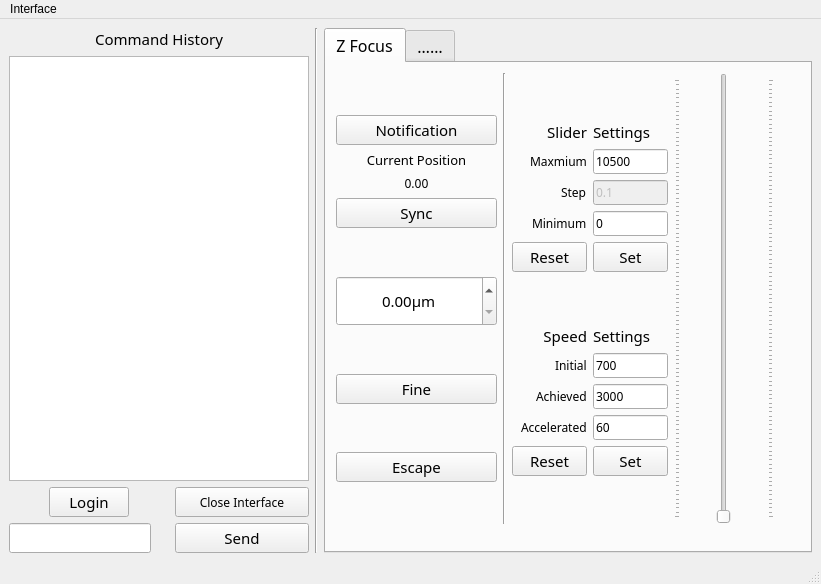
<?xml version="1.0" encoding="UTF-8"?>
<ui version="4.0">
 <class>MainWindow</class>
 <widget class="QMainWindow" name="MainWindow">
  <property name="geometry">
   <rect>
    <x>0</x>
    <y>0</y>
    <width>821</width>
    <height>584</height>
   </rect>
  </property>
  <property name="windowTitle">
   <string>Olympus IX83 Control</string>
  </property>
  <widget class="QWidget" name="centralwidget">
   <layout class="QHBoxLayout" name="horizontalLayout_3">
    <item>
     <layout class="QVBoxLayout" name="verticalLayout">
      <item>
       <widget class="QLabel" name="label">
        <property name="font">
         <font>
          <family>微软雅黑</family>
          <pointsize>11</pointsize>
         </font>
        </property>
        <property name="text">
         <string>Command History</string>
        </property>
        <property name="alignment">
         <set>Qt::AlignCenter</set>
        </property>
       </widget>
      </item>
      <item>
       <widget class="QListWidget" name="listWidget">
        <property name="sizePolicy">
         <sizepolicy hsizetype="Minimum" vsizetype="Expanding">
          <horstretch>0</horstretch>
          <verstretch>0</verstretch>
         </sizepolicy>
        </property>
        <property name="minimumSize">
         <size>
          <width>300</width>
          <height>0</height>
         </size>
        </property>
        <property name="font">
         <font>
          <pointsize>10</pointsize>
         </font>
        </property>
        <property name="sizeAdjustPolicy">
         <enum>QAbstractScrollArea::AdjustToContents</enum>
        </property>
        <property name="autoScroll">
         <bool>true</bool>
        </property>
        <property name="editTriggers">
         <set>QAbstractItemView::NoEditTriggers</set>
        </property>
        <property name="tabKeyNavigation">
         <bool>true</bool>
        </property>
       </widget>
      </item>
      <item>
       <layout class="QGridLayout" name="gridLayout">
        <item row="1" column="0">
         <widget class="QLineEdit" name="cmdLine">
          <property name="sizePolicy">
           <sizepolicy hsizetype="Maximum" vsizetype="Fixed">
            <horstretch>0</horstretch>
            <verstretch>0</verstretch>
           </sizepolicy>
          </property>
          <property name="font">
           <font>
            <family>微软雅黑</family>
            <pointsize>11</pointsize>
           </font>
          </property>
         </widget>
        </item>
        <item row="1" column="1">
         <widget class="QPushButton" name="sendBtn">
          <property name="font">
           <font>
            <family>微软雅黑</family>
            <pointsize>11</pointsize>
           </font>
          </property>
          <property name="text">
           <string>Send</string>
          </property>
          <property name="checkable">
           <bool>false</bool>
          </property>
          <property name="checked">
           <bool>false</bool>
          </property>
          <property name="autoRepeat">
           <bool>false</bool>
          </property>
          <property name="autoExclusive">
           <bool>false</bool>
          </property>
          <property name="autoDefault">
           <bool>false</bool>
          </property>
          <property name="default">
           <bool>false</bool>
          </property>
          <property name="flat">
           <bool>false</bool>
          </property>
         </widget>
        </item>
        <item row="0" column="1">
         <widget class="QPushButton" name="closeBtn">
          <property name="sizePolicy">
           <sizepolicy hsizetype="Minimum" vsizetype="Minimum">
            <horstretch>0</horstretch>
            <verstretch>0</verstretch>
           </sizepolicy>
          </property>
          <property name="font">
           <font>
            <family>微软雅黑</family>
           </font>
          </property>
          <property name="text">
           <string>Close Interface</string>
          </property>
         </widget>
        </item>
        <item row="0" column="0">
         <layout class="QHBoxLayout" name="horizontalLayout_4">
          <item>
           <spacer name="horizontalSpacer">
            <property name="orientation">
             <enum>Qt::Horizontal</enum>
            </property>
            <property name="sizeType">
             <enum>QSizePolicy::Maximum</enum>
            </property>
            <property name="sizeHint" stdset="0">
             <size>
              <width>40</width>
              <height>20</height>
             </size>
            </property>
           </spacer>
          </item>
          <item>
           <widget class="QPushButton" name="loginBtn">
            <property name="sizePolicy">
             <sizepolicy hsizetype="Fixed" vsizetype="Fixed">
              <horstretch>0</horstretch>
              <verstretch>0</verstretch>
             </sizepolicy>
            </property>
            <property name="font">
             <font>
              <family>微软雅黑</family>
              <pointsize>11</pointsize>
             </font>
            </property>
            <property name="text">
             <string>Login</string>
            </property>
           </widget>
          </item>
          <item>
           <spacer name="horizontalSpacer_2">
            <property name="orientation">
             <enum>Qt::Horizontal</enum>
            </property>
            <property name="sizeType">
             <enum>QSizePolicy::Maximum</enum>
            </property>
            <property name="sizeHint" stdset="0">
             <size>
              <width>40</width>
              <height>20</height>
             </size>
            </property>
           </spacer>
          </item>
         </layout>
        </item>
       </layout>
      </item>
     </layout>
    </item>
    <item>
     <widget class="Line" name="line">
      <property name="orientation">
       <enum>Qt::Vertical</enum>
      </property>
     </widget>
    </item>
    <item>
     <widget class="QTabWidget" name="tabWidget">
      <property name="font">
       <font>
        <family>微软雅黑</family>
        <pointsize>12</pointsize>
        <weight>50</weight>
        <bold>false</bold>
       </font>
      </property>
      <property name="currentIndex">
       <number>0</number>
      </property>
      <widget class="QWidget" name="tab">
       <attribute name="title">
        <string>Z Focus</string>
       </attribute>
       <widget class="QWidget" name="horizontalLayoutWidget_2">
        <property name="geometry">
         <rect>
          <x>10</x>
          <y>10</y>
          <width>438</width>
          <height>451</height>
         </rect>
        </property>
        <layout class="QHBoxLayout" name="horizontalLayout_2">
         <item>
          <layout class="QVBoxLayout" name="verticalLayout_2">
           <item>
            <spacer name="verticalSpacer">
             <property name="orientation">
              <enum>Qt::Vertical</enum>
             </property>
             <property name="sizeHint" stdset="0">
              <size>
               <width>20</width>
               <height>40</height>
              </size>
             </property>
            </spacer>
           </item>
           <item>
            <widget class="QPushButton" name="NFPBtn">
             <property name="font">
              <font>
               <pointsize>11</pointsize>
              </font>
             </property>
             <property name="statusTip">
              <string>Enable fFoucs position active notification to see current position. </string>
             </property>
             <property name="text">
              <string>Notification</string>
             </property>
             <property name="checkable">
              <bool>true</bool>
             </property>
            </widget>
           </item>
           <item>
            <widget class="QLabel" name="label_6">
             <property name="font">
              <font>
               <pointsize>10</pointsize>
              </font>
             </property>
             <property name="text">
              <string>Current Position</string>
             </property>
             <property name="alignment">
              <set>Qt::AlignCenter</set>
             </property>
             <property name="wordWrap">
              <bool>true</bool>
             </property>
            </widget>
           </item>
           <item>
            <widget class="QLabel" name="cvLabel">
             <property name="font">
              <font>
               <pointsize>9</pointsize>
              </font>
             </property>
             <property name="statusTip">
              <string>unit: μm</string>
             </property>
             <property name="text">
              <string>0.00</string>
             </property>
             <property name="alignment">
              <set>Qt::AlignCenter</set>
             </property>
            </widget>
           </item>
           <item>
            <widget class="QPushButton" name="syncBtn">
             <property name="font">
              <font>
               <pointsize>11</pointsize>
              </font>
             </property>
             <property name="statusTip">
              <string>Sync spinbox and slider with current position.</string>
             </property>
             <property name="text">
              <string>Sync</string>
             </property>
            </widget>
           </item>
           <item>
            <spacer name="verticalSpacer_7">
             <property name="orientation">
              <enum>Qt::Vertical</enum>
             </property>
             <property name="sizeHint" stdset="0">
              <size>
               <width>20</width>
               <height>40</height>
              </size>
             </property>
            </spacer>
           </item>
           <item>
            <widget class="QDoubleSpinBox" name="doubleSpinBox">
             <property name="sizePolicy">
              <sizepolicy hsizetype="Expanding" vsizetype="Minimum">
               <horstretch>0</horstretch>
               <verstretch>0</verstretch>
              </sizepolicy>
             </property>
             <property name="minimumSize">
              <size>
               <width>0</width>
               <height>50</height>
              </size>
             </property>
             <property name="font">
              <font>
               <family>微软雅黑</family>
               <pointsize>11</pointsize>
               <weight>50</weight>
               <bold>false</bold>
              </font>
             </property>
             <property name="statusTip">
              <string>Double click to modify, then press enter.</string>
             </property>
             <property name="autoFillBackground">
              <bool>false</bool>
             </property>
             <property name="alignment">
              <set>Qt::AlignCenter</set>
             </property>
             <property name="suffix">
              <string>μm</string>
             </property>
             <property name="maximum">
              <double>10500.000000000000000</double>
             </property>
             <property name="singleStep">
              <double>0.100000000000000</double>
             </property>
            </widget>
           </item>
           <item>
            <spacer name="verticalSpacer_4">
             <property name="orientation">
              <enum>Qt::Vertical</enum>
             </property>
             <property name="sizeHint" stdset="0">
              <size>
               <width>20</width>
               <height>40</height>
              </size>
             </property>
            </spacer>
           </item>
           <item>
            <widget class="QPushButton" name="fineBtn">
             <property name="font">
              <font>
               <family>微软雅黑</family>
               <pointsize>11</pointsize>
               <weight>50</weight>
               <bold>false</bold>
              </font>
             </property>
             <property name="statusTip">
              <string>Simultaneously control spinbox and slider's step.</string>
             </property>
             <property name="text">
              <string>Fine</string>
             </property>
             <property name="checkable">
              <bool>true</bool>
             </property>
             <property name="checked">
              <bool>false</bool>
             </property>
            </widget>
           </item>
           <item>
            <spacer name="verticalSpacer_5">
             <property name="orientation">
              <enum>Qt::Vertical</enum>
             </property>
             <property name="sizeHint" stdset="0">
              <size>
               <width>20</width>
               <height>40</height>
              </size>
             </property>
            </spacer>
           </item>
           <item>
            <widget class="QPushButton" name="escapeBtn">
             <property name="font">
              <font>
               <family>微软雅黑</family>
               <pointsize>11</pointsize>
               <weight>50</weight>
               <bold>false</bold>
              </font>
             </property>
             <property name="text">
              <string>Escape</string>
             </property>
             <property name="checkable">
              <bool>true</bool>
             </property>
            </widget>
           </item>
           <item>
            <spacer name="verticalSpacer_2">
             <property name="orientation">
              <enum>Qt::Vertical</enum>
             </property>
             <property name="sizeHint" stdset="0">
              <size>
               <width>20</width>
               <height>40</height>
              </size>
             </property>
            </spacer>
           </item>
          </layout>
         </item>
         <item>
          <widget class="Line" name="line_2">
           <property name="orientation">
            <enum>Qt::Vertical</enum>
           </property>
          </widget>
         </item>
         <item>
          <layout class="QVBoxLayout" name="verticalLayout_3">
           <item>
            <layout class="QHBoxLayout" name="horizontalLayout">
             <item>
              <layout class="QFormLayout" name="formLayout">
               <property name="labelAlignment">
                <set>Qt::AlignRight|Qt::AlignTrailing|Qt::AlignVCenter</set>
               </property>
               <property name="formAlignment">
                <set>Qt::AlignLeading|Qt::AlignLeft|Qt::AlignVCenter</set>
               </property>
               <item row="0" column="1">
                <spacer name="verticalSpacer_6">
                 <property name="orientation">
                  <enum>Qt::Vertical</enum>
                 </property>
                 <property name="sizeHint" stdset="0">
                  <size>
                   <width>20</width>
                   <height>40</height>
                  </size>
                 </property>
                </spacer>
               </item>
               <item row="1" column="0">
                <widget class="QLabel" name="label_8">
                 <property name="maximumSize">
                  <size>
                   <width>75</width>
                   <height>16777215</height>
                  </size>
                 </property>
                 <property name="font">
                  <font>
                   <pointsize>11</pointsize>
                  </font>
                 </property>
                 <property name="text">
                  <string>Slider</string>
                 </property>
                 <property name="alignment">
                  <set>Qt::AlignRight|Qt::AlignTrailing|Qt::AlignVCenter</set>
                 </property>
                 <property name="wordWrap">
                  <bool>false</bool>
                 </property>
                </widget>
               </item>
               <item row="1" column="1">
                <widget class="QLabel" name="label_11">
                 <property name="maximumSize">
                  <size>
                   <width>75</width>
                   <height>16777215</height>
                  </size>
                 </property>
                 <property name="font">
                  <font>
                   <pointsize>11</pointsize>
                  </font>
                 </property>
                 <property name="text">
                  <string>Settings</string>
                 </property>
                 <property name="wordWrap">
                  <bool>true</bool>
                 </property>
                </widget>
               </item>
               <item row="2" column="0">
                <widget class="QLabel" name="label_3">
                 <property name="maximumSize">
                  <size>
                   <width>75</width>
                   <height>16777215</height>
                  </size>
                 </property>
                 <property name="font">
                  <font>
                   <pointsize>9</pointsize>
                  </font>
                 </property>
                 <property name="text">
                  <string>Maxmium</string>
                 </property>
                 <property name="wordWrap">
                  <bool>true</bool>
                 </property>
                </widget>
               </item>
               <item row="2" column="1">
                <widget class="QLineEdit" name="maxLine">
                 <property name="sizePolicy">
                  <sizepolicy hsizetype="Maximum" vsizetype="Maximum">
                   <horstretch>0</horstretch>
                   <verstretch>0</verstretch>
                  </sizepolicy>
                 </property>
                 <property name="minimumSize">
                  <size>
                   <width>50</width>
                   <height>0</height>
                  </size>
                 </property>
                 <property name="maximumSize">
                  <size>
                   <width>75</width>
                   <height>16777215</height>
                  </size>
                 </property>
                 <property name="font">
                  <font>
                   <pointsize>9</pointsize>
                  </font>
                 </property>
                 <property name="statusTip">
                  <string>Range: 0-10500, unit: μm.</string>
                 </property>
                 <property name="text">
                  <string>10500</string>
                 </property>
                </widget>
               </item>
               <item row="3" column="0">
                <widget class="QLabel" name="label_4">
                 <property name="maximumSize">
                  <size>
                   <width>75</width>
                   <height>16777215</height>
                  </size>
                 </property>
                 <property name="font">
                  <font>
                   <pointsize>9</pointsize>
                  </font>
                 </property>
                 <property name="text">
                  <string>Step</string>
                 </property>
                 <property name="wordWrap">
                  <bool>true</bool>
                 </property>
                </widget>
               </item>
               <item row="3" column="1">
                <widget class="QLineEdit" name="stepLine">
                 <property name="enabled">
                  <bool>false</bool>
                 </property>
                 <property name="sizePolicy">
                  <sizepolicy hsizetype="Maximum" vsizetype="Maximum">
                   <horstretch>0</horstretch>
                   <verstretch>0</verstretch>
                  </sizepolicy>
                 </property>
                 <property name="maximumSize">
                  <size>
                   <width>75</width>
                   <height>16777215</height>
                  </size>
                 </property>
                 <property name="font">
                  <font>
                   <pointsize>9</pointsize>
                  </font>
                 </property>
                 <property name="statusTip">
                  <string>This is controled by Fine Buttion.</string>
                 </property>
                 <property name="text">
                  <string>0.1</string>
                 </property>
                </widget>
               </item>
               <item row="4" column="0">
                <widget class="QLabel" name="label_5">
                 <property name="maximumSize">
                  <size>
                   <width>75</width>
                   <height>16777215</height>
                  </size>
                 </property>
                 <property name="font">
                  <font>
                   <pointsize>9</pointsize>
                  </font>
                 </property>
                 <property name="text">
                  <string>Minimum</string>
                 </property>
                 <property name="wordWrap">
                  <bool>true</bool>
                 </property>
                </widget>
               </item>
               <item row="4" column="1">
                <widget class="QLineEdit" name="minLine">
                 <property name="sizePolicy">
                  <sizepolicy hsizetype="Maximum" vsizetype="Fixed">
                   <horstretch>0</horstretch>
                   <verstretch>0</verstretch>
                  </sizepolicy>
                 </property>
                 <property name="maximumSize">
                  <size>
                   <width>75</width>
                   <height>16777215</height>
                  </size>
                 </property>
                 <property name="font">
                  <font>
                   <pointsize>9</pointsize>
                  </font>
                 </property>
                 <property name="statusTip">
                  <string>Range: 0-10500, unit: μm.</string>
                 </property>
                 <property name="text">
                  <string>0</string>
                 </property>
                </widget>
               </item>
               <item row="5" column="0">
                <widget class="QPushButton" name="resetBtn">
                 <property name="sizePolicy">
                  <sizepolicy hsizetype="Maximum" vsizetype="Fixed">
                   <horstretch>0</horstretch>
                   <verstretch>0</verstretch>
                  </sizepolicy>
                 </property>
                 <property name="maximumSize">
                  <size>
                   <width>75</width>
                   <height>16777215</height>
                  </size>
                 </property>
                 <property name="font">
                  <font>
                   <pointsize>11</pointsize>
                  </font>
                 </property>
                 <property name="statusTip">
                  <string>Default settings.</string>
                 </property>
                 <property name="text">
                  <string>Reset</string>
                 </property>
                </widget>
               </item>
               <item row="5" column="1">
                <widget class="QPushButton" name="setBtn">
                 <property name="sizePolicy">
                  <sizepolicy hsizetype="Maximum" vsizetype="Fixed">
                   <horstretch>0</horstretch>
                   <verstretch>0</verstretch>
                  </sizepolicy>
                 </property>
                 <property name="maximumSize">
                  <size>
                   <width>75</width>
                   <height>16777215</height>
                  </size>
                 </property>
                 <property name="font">
                  <font>
                   <pointsize>11</pointsize>
                  </font>
                 </property>
                 <property name="statusTip">
                  <string>This will simultaneously set the Near Focus Limit, Z Slider and Spinbox.</string>
                 </property>
                 <property name="text">
                  <string>Set</string>
                 </property>
                </widget>
               </item>
               <item row="6" column="0">
                <spacer name="verticalSpacer_3">
                 <property name="orientation">
                  <enum>Qt::Vertical</enum>
                 </property>
                 <property name="sizeHint" stdset="0">
                  <size>
                   <width>20</width>
                   <height>40</height>
                  </size>
                 </property>
                </spacer>
               </item>
               <item row="7" column="0">
                <widget class="QLabel" name="label_10">
                 <property name="maximumSize">
                  <size>
                   <width>75</width>
                   <height>16777215</height>
                  </size>
                 </property>
                 <property name="font">
                  <font>
                   <pointsize>11</pointsize>
                  </font>
                 </property>
                 <property name="text">
                  <string>Speed</string>
                 </property>
                 <property name="alignment">
                  <set>Qt::AlignRight|Qt::AlignTrailing|Qt::AlignVCenter</set>
                 </property>
                 <property name="wordWrap">
                  <bool>false</bool>
                 </property>
                </widget>
               </item>
               <item row="7" column="1">
                <widget class="QLabel" name="label_9">
                 <property name="maximumSize">
                  <size>
                   <width>75</width>
                   <height>16777215</height>
                  </size>
                 </property>
                 <property name="font">
                  <font>
                   <pointsize>11</pointsize>
                  </font>
                 </property>
                 <property name="text">
                  <string>Settings</string>
                 </property>
                 <property name="wordWrap">
                  <bool>true</bool>
                 </property>
                </widget>
               </item>
               <item row="8" column="0">
                <widget class="QLabel" name="label_7">
                 <property name="maximumSize">
                  <size>
                   <width>75</width>
                   <height>16777215</height>
                  </size>
                 </property>
                 <property name="font">
                  <font>
                   <pointsize>9</pointsize>
                  </font>
                 </property>
                 <property name="text">
                  <string>Initial</string>
                 </property>
                 <property name="wordWrap">
                  <bool>true</bool>
                 </property>
                </widget>
               </item>
               <item row="8" column="1">
                <widget class="QLineEdit" name="initLine">
                 <property name="sizePolicy">
                  <sizepolicy hsizetype="Maximum" vsizetype="Fixed">
                   <horstretch>0</horstretch>
                   <verstretch>0</verstretch>
                  </sizepolicy>
                 </property>
                 <property name="minimumSize">
                  <size>
                   <width>50</width>
                   <height>0</height>
                  </size>
                 </property>
                 <property name="maximumSize">
                  <size>
                   <width>75</width>
                   <height>16777215</height>
                  </size>
                 </property>
                 <property name="font">
                  <font>
                   <pointsize>9</pointsize>
                  </font>
                 </property>
                 <property name="toolTip">
                  <string/>
                 </property>
                 <property name="statusTip">
                  <string>Range: 1~700, unit: μm/sec.  Intergers only.</string>
                 </property>
                 <property name="text">
                  <string>700</string>
                 </property>
                </widget>
               </item>
               <item row="9" column="0">
                <widget class="QLabel" name="achievedLabel">
                 <property name="font">
                  <font>
                   <pointsize>9</pointsize>
                  </font>
                 </property>
                 <property name="text">
                  <string>Achieved</string>
                 </property>
                </widget>
               </item>
               <item row="9" column="1">
                <widget class="QLineEdit" name="achievedLine">
                 <property name="sizePolicy">
                  <sizepolicy hsizetype="Maximum" vsizetype="Fixed">
                   <horstretch>0</horstretch>
                   <verstretch>0</verstretch>
                  </sizepolicy>
                 </property>
                 <property name="minimumSize">
                  <size>
                   <width>50</width>
                   <height>0</height>
                  </size>
                 </property>
                 <property name="maximumSize">
                  <size>
                   <width>75</width>
                   <height>16777215</height>
                  </size>
                 </property>
                 <property name="font">
                  <font>
                   <pointsize>9</pointsize>
                  </font>
                 </property>
                 <property name="statusTip">
                  <string>Range: 1~3000, unit: μm/sec. Intergers only.</string>
                 </property>
                 <property name="text">
                  <string>3000</string>
                 </property>
                </widget>
               </item>
               <item row="10" column="0">
                <widget class="QLabel" name="acceleratedLabel">
                 <property name="font">
                  <font>
                   <pointsize>9</pointsize>
                  </font>
                 </property>
                 <property name="text">
                  <string>Accelerated</string>
                 </property>
                </widget>
               </item>
               <item row="10" column="1">
                <widget class="QLineEdit" name="acceleratedLine">
                 <property name="sizePolicy">
                  <sizepolicy hsizetype="Maximum" vsizetype="Fixed">
                   <horstretch>0</horstretch>
                   <verstretch>0</verstretch>
                  </sizepolicy>
                 </property>
                 <property name="minimumSize">
                  <size>
                   <width>50</width>
                   <height>0</height>
                  </size>
                 </property>
                 <property name="maximumSize">
                  <size>
                   <width>75</width>
                   <height>16777215</height>
                  </size>
                 </property>
                 <property name="font">
                  <font>
                   <pointsize>9</pointsize>
                  </font>
                 </property>
                 <property name="statusTip">
                  <string>Range: 1~1000.  Intergers only.</string>
                 </property>
                 <property name="text">
                  <string>60</string>
                 </property>
                </widget>
               </item>
               <item row="11" column="0">
                <widget class="QPushButton" name="resetBtn_2">
                 <property name="sizePolicy">
                  <sizepolicy hsizetype="Maximum" vsizetype="Fixed">
                   <horstretch>0</horstretch>
                   <verstretch>0</verstretch>
                  </sizepolicy>
                 </property>
                 <property name="maximumSize">
                  <size>
                   <width>75</width>
                   <height>16777215</height>
                  </size>
                 </property>
                 <property name="font">
                  <font>
                   <pointsize>11</pointsize>
                  </font>
                 </property>
                 <property name="statusTip">
                  <string>Default settings.</string>
                 </property>
                 <property name="text">
                  <string>Reset</string>
                 </property>
                </widget>
               </item>
               <item row="11" column="1">
                <widget class="QPushButton" name="setBtn_2">
                 <property name="sizePolicy">
                  <sizepolicy hsizetype="Maximum" vsizetype="Fixed">
                   <horstretch>0</horstretch>
                   <verstretch>0</verstretch>
                  </sizepolicy>
                 </property>
                 <property name="maximumSize">
                  <size>
                   <width>75</width>
                   <height>16777215</height>
                  </size>
                 </property>
                 <property name="font">
                  <font>
                   <pointsize>11</pointsize>
                  </font>
                 </property>
                 <property name="text">
                  <string>Set</string>
                 </property>
                </widget>
               </item>
               <item row="12" column="1">
                <spacer name="verticalSpacer_8">
                 <property name="orientation">
                  <enum>Qt::Vertical</enum>
                 </property>
                 <property name="sizeHint" stdset="0">
                  <size>
                   <width>20</width>
                   <height>40</height>
                  </size>
                 </property>
                </spacer>
               </item>
              </layout>
             </item>
             <item>
              <widget class="QSlider" name="zSlider">
               <property name="sizePolicy">
                <sizepolicy hsizetype="Minimum" vsizetype="Expanding">
                 <horstretch>0</horstretch>
                 <verstretch>0</verstretch>
                </sizepolicy>
               </property>
               <property name="minimumSize">
                <size>
                 <width>100</width>
                 <height>0</height>
                </size>
               </property>
               <property name="maximumSize">
                <size>
                 <width>150</width>
                 <height>16777215</height>
                </size>
               </property>
               <property name="font">
                <font>
                 <family>微软雅黑</family>
                 <pointsize>11</pointsize>
                 <weight>50</weight>
                 <bold>false</bold>
                </font>
               </property>
               <property name="maximum">
                <number>105000</number>
               </property>
               <property name="singleStep">
                <number>1</number>
               </property>
               <property name="value">
                <number>0</number>
               </property>
               <property name="orientation">
                <enum>Qt::Vertical</enum>
               </property>
               <property name="tickPosition">
                <enum>QSlider::TicksBothSides</enum>
               </property>
               <property name="tickInterval">
                <number>1000</number>
               </property>
              </widget>
             </item>
            </layout>
           </item>
          </layout>
         </item>
        </layout>
       </widget>
      </widget>
      <widget class="QWidget" name="tab_2">
       <attribute name="title">
        <string>……</string>
       </attribute>
      </widget>
     </widget>
    </item>
   </layout>
  </widget>
  <widget class="QMenuBar" name="menubar">
   <property name="geometry">
    <rect>
     <x>0</x>
     <y>0</y>
     <width>821</width>
     <height>26</height>
    </rect>
   </property>
   <widget class="QMenu" name="menuInterface">
    <property name="title">
     <string>Interface</string>
    </property>
    <addaction name="actionSelection"/>
    <addaction name="actionTest"/>
   </widget>
   <addaction name="menuInterface"/>
  </widget>
  <widget class="QStatusBar" name="statusbar"/>
  <action name="actionSelection">
   <property name="text">
    <string>Selection</string>
   </property>
   <property name="statusTip">
    <string>Return to Interface Selection dialog.</string>
   </property>
  </action>
  <action name="actionTest">
   <property name="text">
    <string>Test</string>
   </property>
  </action>
 </widget>
 <resources/>
 <connections/>
</ui>
